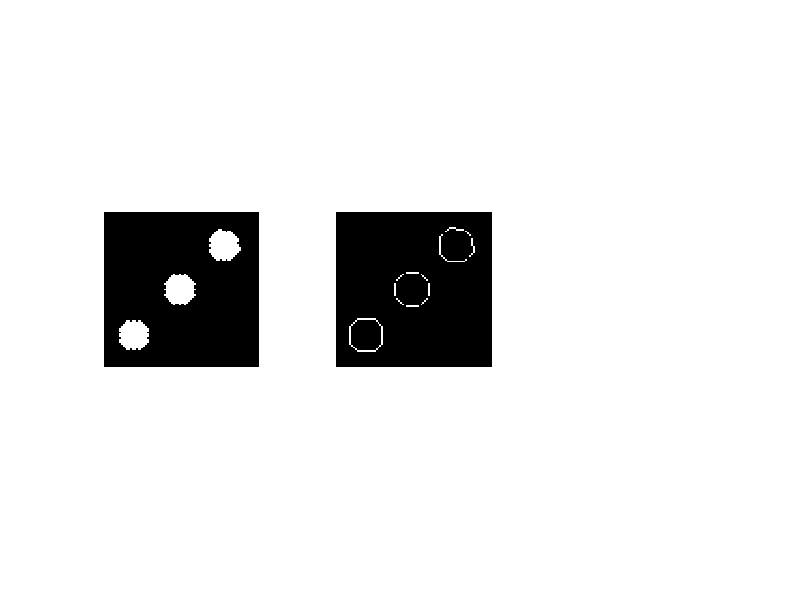

The MATLAB script that drew this image: (Note: this script raises an error after producing the figure.)
clear
close all

load("matlab.mat","regions","diceKs")

ss = 3;
for i=1:length(diceKs)
    figure(i)
    dado1 = regions{diceKs(i)};

    subplot(1,ss,1)
    imshow(dado1);

    subplot(1,ss,2)
    B = edge(dado1,'log');
%             B = bwareaopen(B,10);
    imshow(B)
    myAxis = axis;
    hold on, axis ij, axis equal, axis(myAxis), grid on;
    [L,Nb] = bwlabel(B);

    for x = 1:Nb
        C = (L==x);
%                 if ( nnz(C) > 2*sx)
%                     BB = bwboundaries(C,'noholes');
%                     boundary = BB{1};
%                 
%                     plot(boundary(:,2),boundary(:,1),'r');
%                     continue
%                 end
    
        BB = bwboundaries(C,'noholes');
        boundary = BB{1};
    
        plot(boundary(:,2),boundary(:,1),'b');
   end

    str= sprintf("N=%d\n",Nb);  
    xlabel(str)

    
end